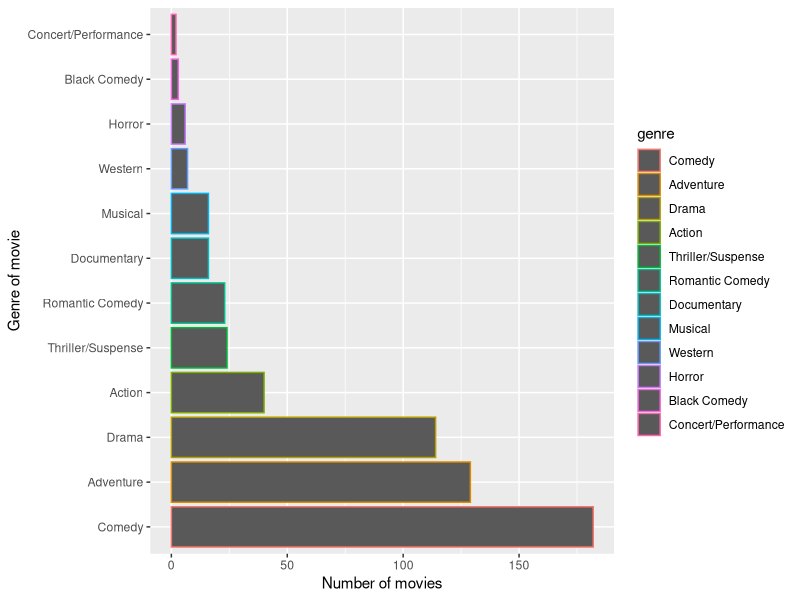

The R script that drew this image: (Note: this script raises an error after producing the figure.)
## ---- chunk 1

library(tidyverse)
read.csv("disney_movies_total_gross.csv", sep=";")
df <- read.csv("disney_movies_total_gross.csv", sep=";")
release_month <- as.factor(df$release_month)
genre_factor <- as.factor(df$genre)
str(df)

## ---- chunk 2
head(df)
nrow(df)
## ---- chunk 3
library(tidyr)
df_clean <- df[!df$genre=="",]
library(ggplot2)
library(dplyr)
df_clean <- within(df_clean, 
             genre <- factor(genre, 
                             levels=names(sort(table(genre), 
                                            decreasing=TRUE))))
library(ggplot2)
ggplot(df_clean, aes(x=genre, color=genre)) +
  geom_bar() +
  coord_flip() +
  xlab("Genre of movie") +
  ylab("Number of movies")
## ---- chunk 4
library(tidyr)


ggplot(df, aes(x=release_date, y=total_gross)) +
  geom_line()

## ---- chunk 5
ggplot(df, aes(x=genre, y=release_month)) +
  geom_tile()
